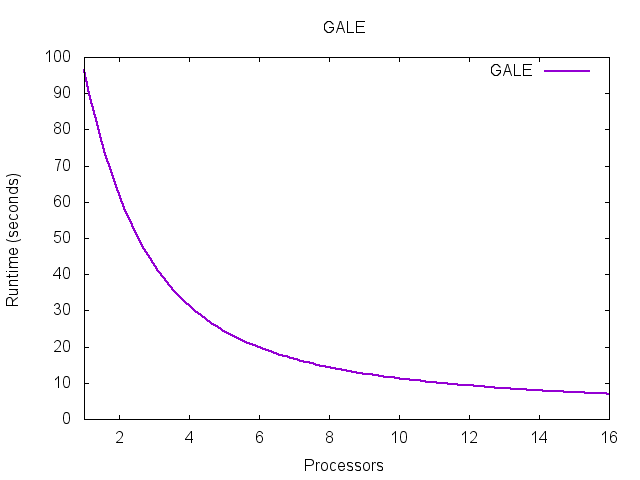

The gnuplot source for this figure:
# For PNG
set terminal png
set output "gale_processors.png"

# For EPS
# set terminal eps
# set output "gale_processors.eps"

set title "GALE"

set xlabel " Processors "

set ylabel " Runtime (seconds) "

set xrange [1:]

set datafile separator ","

plot "gale_processors.csv" using 1:2 lt 1 lw 2 smooth bezier title 'GALE'